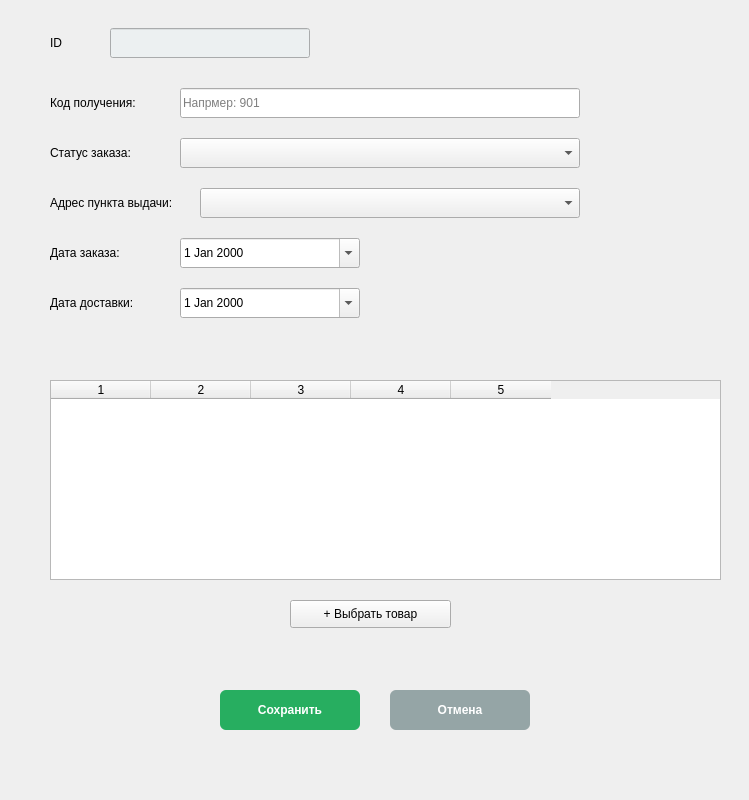
<?xml version="1.0" encoding="UTF-8"?>
<ui version="4.0">
 <class>Dialog</class>
 <widget class="QDialog" name="Dialog">
  <property name="geometry">
   <rect>
    <x>0</x>
    <y>0</y>
    <width>749</width>
    <height>800</height>
   </rect>
  </property>
  <property name="minimumSize">
   <size>
    <width>650</width>
    <height>520</height>
   </size>
  </property>
  <property name="windowTitle">
   <string>Заказ650</string>
  </property>
  <widget class="QLabel" name="idLabel">
   <property name="geometry">
    <rect>
     <x>50</x>
     <y>30</y>
     <width>40</width>
     <height>25</height>
    </rect>
   </property>
   <property name="text">
    <string>ID</string>
   </property>
  </widget>
  <widget class="QLineEdit" name="idLineEdit">
   <property name="geometry">
    <rect>
     <x>110</x>
     <y>28</y>
     <width>200</width>
     <height>30</height>
    </rect>
   </property>
   <property name="styleSheet">
    <string notr="true">background-color: #ECF0F1;</string>
   </property>
   <property name="readOnly">
    <bool>true</bool>
   </property>
  </widget>
  <widget class="QLabel" name="articleLabel">
   <property name="geometry">
    <rect>
     <x>50</x>
     <y>90</y>
     <width>120</width>
     <height>25</height>
    </rect>
   </property>
   <property name="text">
    <string>Код получения:</string>
   </property>
  </widget>
  <widget class="QLineEdit" name="articleLineEdit">
   <property name="geometry">
    <rect>
     <x>180</x>
     <y>88</y>
     <width>400</width>
     <height>30</height>
    </rect>
   </property>
   <property name="placeholderText">
    <string>Напрмер: 901</string>
   </property>
  </widget>
  <widget class="QLabel" name="statusLabel">
   <property name="geometry">
    <rect>
     <x>50</x>
     <y>140</y>
     <width>120</width>
     <height>25</height>
    </rect>
   </property>
   <property name="text">
    <string>Статус заказа:</string>
   </property>
  </widget>
  <widget class="QComboBox" name="statusComboBox">
   <property name="geometry">
    <rect>
     <x>180</x>
     <y>138</y>
     <width>400</width>
     <height>30</height>
    </rect>
   </property>
  </widget>
  <widget class="QLabel" name="addressLabel">
   <property name="geometry">
    <rect>
     <x>50</x>
     <y>190</y>
     <width>150</width>
     <height>25</height>
    </rect>
   </property>
   <property name="text">
    <string>Адрес пункта выдачи:</string>
   </property>
  </widget>
  <widget class="QComboBox" name="addressComboBox">
   <property name="geometry">
    <rect>
     <x>200</x>
     <y>188</y>
     <width>380</width>
     <height>30</height>
    </rect>
   </property>
  </widget>
  <widget class="QLabel" name="orderDateLabel_2">
   <property name="geometry">
    <rect>
     <x>50</x>
     <y>240</y>
     <width>120</width>
     <height>25</height>
    </rect>
   </property>
   <property name="text">
    <string>Дата заказа:</string>
   </property>
  </widget>
  <widget class="QDateEdit" name="orderDateEdit">
   <property name="geometry">
    <rect>
     <x>180</x>
     <y>238</y>
     <width>180</width>
     <height>30</height>
    </rect>
   </property>
   <property name="calendarPopup">
    <bool>true</bool>
   </property>
  </widget>
  <widget class="QLabel" name="deliveryDateLabel">
   <property name="geometry">
    <rect>
     <x>50</x>
     <y>290</y>
     <width>120</width>
     <height>25</height>
    </rect>
   </property>
   <property name="text">
    <string>Дата доставки:</string>
   </property>
  </widget>
  <widget class="QDateEdit" name="deliveryDateEdit">
   <property name="geometry">
    <rect>
     <x>180</x>
     <y>288</y>
     <width>180</width>
     <height>30</height>
    </rect>
   </property>
   <property name="calendarPopup">
    <bool>true</bool>
   </property>
  </widget>
  <widget class="QPushButton" name="saveButton">
   <property name="geometry">
    <rect>
     <x>220</x>
     <y>690</y>
     <width>140</width>
     <height>40</height>
    </rect>
   </property>
   <property name="sizePolicy">
    <sizepolicy hsizetype="Minimum" vsizetype="Fixed">
     <horstretch>0</horstretch>
     <verstretch>0</verstretch>
    </sizepolicy>
   </property>
   <property name="styleSheet">
    <string notr="true">background-color: #27AE60; color: white; border-radius: 6px; font-weight: 600;</string>
   </property>
   <property name="text">
    <string>Сохранить</string>
   </property>
  </widget>
  <widget class="QPushButton" name="cancelButton">
   <property name="geometry">
    <rect>
     <x>390</x>
     <y>690</y>
     <width>140</width>
     <height>40</height>
    </rect>
   </property>
   <property name="styleSheet">
    <string notr="true">background-color: #95A5A6; color: white; border-radius: 6px; font-weight: 600;</string>
   </property>
   <property name="text">
    <string>Отмена</string>
   </property>
  </widget>
  <widget class="QTableWidget" name="orderItemsTable">
   <property name="geometry">
    <rect>
     <x>50</x>
     <y>380</y>
     <width>671</width>
     <height>200</height>
    </rect>
   </property>
   <property name="editTriggers">
    <set>QAbstractItemView::NoEditTriggers</set>
   </property>
   <property name="selectionBehavior">
    <enum>QAbstractItemView::SelectRows</enum>
   </property>
   <property name="columnCount">
    <number>5</number>
   </property>
   <column/>
   <column/>
   <column/>
   <column/>
   <column/>
  </widget>
  <widget class="QPushButton" name="selectProductButton">
   <property name="geometry">
    <rect>
     <x>290</x>
     <y>600</y>
     <width>161</width>
     <height>28</height>
    </rect>
   </property>
   <property name="text">
    <string>+ Выбрать товар</string>
   </property>
  </widget>
 </widget>
 <resources/>
 <connections/>
</ui>
